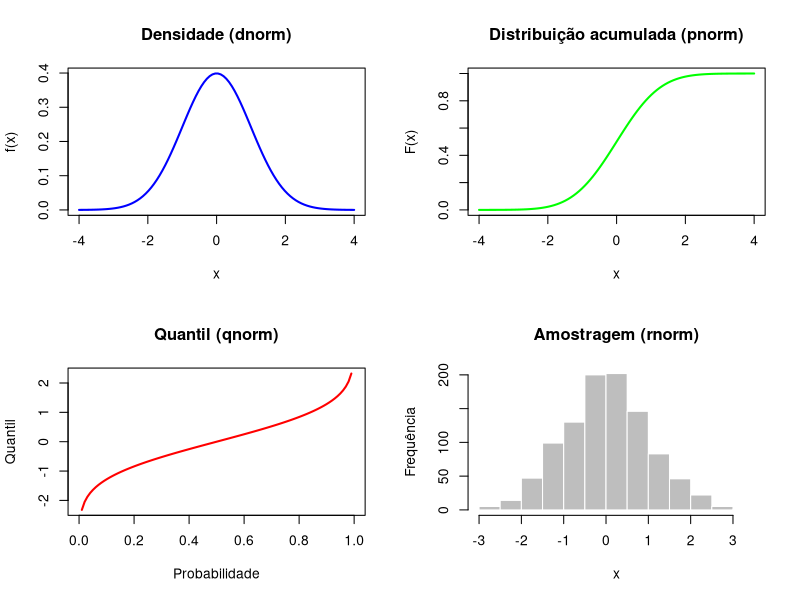

The R source for this figure:
# Salvar gráfico em arquivo
png("T3/norm.png", width = 1000, height = 1000)

# Parâmetros da distribuição normal
media <- 0     # média (mu)
dp <- 1        # desvio padrão (sigma)

# Eixo x
x <- seq(-4, 4, length.out = 100)

# Eixo de probabilidade para quantis
p <- seq(0, 1, length.out = 100)

# Amostragem aleatória
set.seed(123)
amostras <- rnorm(1000, mean = media, sd = dp)

# Configurar a tela para 4 gráficos (2 linhas x 2 colunas)
par(mfrow = c(2, 2))

# 1. Função de densidade - dnorm
plot(x, dnorm(x, mean = media, sd = dp), type = "l", lwd = 2, col = "blue",
     main = "Densidade (dnorm)", xlab = "x", ylab = "f(x)")

cat("DNORM ", dnorm(x, mean = media, sd = dp), "\n")

# 2. Função de distribuição acumulada - pnorm
plot(x, pnorm(x, mean = media, sd = dp), type = "l", lwd = 2, col = "green",
     main = "Distribuição acumulada (pnorm)", xlab = "x", ylab = "F(x)")

# 3. Função quantil - qnorm
plot(p, qnorm(p, mean = media, sd = dp), type = "l", lwd = 2, col = "red",
     main = "Quantil (qnorm)", xlab = "Probabilidade", ylab = "Quantil")

# 4. Amostragem - rnorm
hist(amostras, breaks = 20, col = "gray", border = "white",
     main = "Amostragem (rnorm)", xlab = "x", ylab = "Frequência")

# Fechar o dispositivo gráfico
dev.off()
